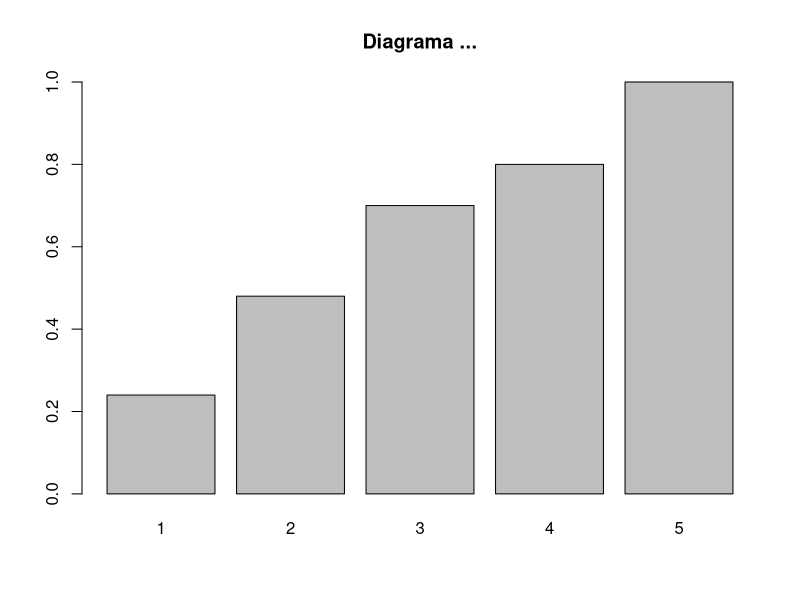

Write the R code that produced this figure.
## ---- chunk 1
x = sample(c('S','A','N','E') , size = 20, replace = TRUE)

notas = ordered(x, levels = c('S','A','N','E'))

table(notas)
## ---- chunk 2
#ejemplo resultado de encuenta satisfaccion restaurante
set.seed(2018)  #para tener mismos datos que video


clientes = sample(1:5 , size = 50 , replace=TRUE)

set.seed(NULL)

satis = ordered(clientes, levels = 1:5)

table(satis)

cumsum(table(satis))

## ---- chunk 3
cumsum(prop.table(table(satis)))

## ---- chunk 4
barplot(cumsum(prop.table(table(satis))), main = "Diagrama ...")
## ---- chunk 5
cumsum(table(satis))/length(satis)

# o bien
cumsum(table(satis)/length(satis))

